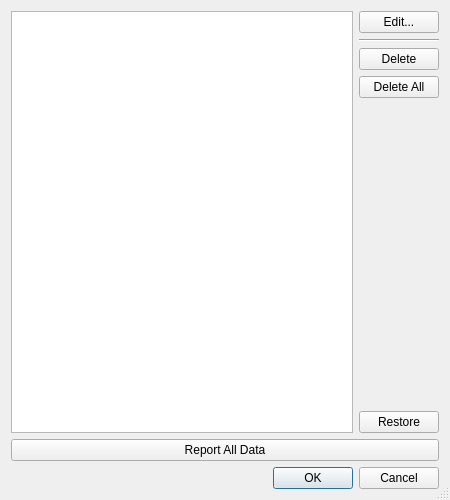
<?xml version="1.0" encoding="UTF-8"?>
<ui version="4.0">
 <class>UnknownDevicesDialog</class>
 <widget class="QDialog" name="UnknownDevicesDialog">
  <property name="geometry">
   <rect>
    <x>0</x>
    <y>0</y>
    <width>450</width>
    <height>500</height>
   </rect>
  </property>
  <property name="windowTitle">
   <string>Unknown Devices</string>
  </property>
  <property name="sizeGripEnabled">
   <bool>true</bool>
  </property>
  <layout class="QGridLayout" name="gridLayout">
   <item row="0" column="0">
    <widget class="QListWidget" name="deviceList">
     <property name="alternatingRowColors">
      <bool>true</bool>
     </property>
     <property name="selectionMode">
      <enum>QAbstractItemView::ExtendedSelection</enum>
     </property>
     <property name="sortingEnabled">
      <bool>true</bool>
     </property>
    </widget>
   </item>
   <item row="0" column="1">
    <layout class="QVBoxLayout" name="verticalLayout">
     <item>
      <widget class="QPushButton" name="editButton">
       <property name="toolTip">
        <string>Press to edit the selected entry</string>
       </property>
       <property name="text">
        <string>Edit...</string>
       </property>
      </widget>
     </item>
     <item>
      <widget class="Line" name="line">
       <property name="orientation">
        <enum>Qt::Horizontal</enum>
       </property>
      </widget>
     </item>
     <item>
      <widget class="QPushButton" name="deleteButton">
       <property name="toolTip">
        <string>Press to delete the selected entries</string>
       </property>
       <property name="text">
        <string>Delete</string>
       </property>
      </widget>
     </item>
     <item>
      <widget class="QPushButton" name="deleteAllButton">
       <property name="toolTip">
        <string>Press to delete all entries</string>
       </property>
       <property name="text">
        <string>Delete All</string>
       </property>
      </widget>
     </item>
     <item>
      <spacer name="verticalSpacer">
       <property name="orientation">
        <enum>Qt::Vertical</enum>
       </property>
       <property name="sizeHint" stdset="0">
        <size>
         <width>20</width>
         <height>128</height>
        </size>
       </property>
      </spacer>
     </item>
     <item>
      <widget class="QPushButton" name="restoreButton">
       <property name="toolTip">
        <string>Press to restore the list of devices</string>
       </property>
       <property name="text">
        <string>Restore</string>
       </property>
      </widget>
     </item>
    </layout>
   </item>
   <item row="2" column="0" colspan="2">
    <widget class="QDialogButtonBox" name="buttonBox">
     <property name="orientation">
      <enum>Qt::Horizontal</enum>
     </property>
     <property name="standardButtons">
      <set>QDialogButtonBox::Cancel|QDialogButtonBox::Ok</set>
     </property>
    </widget>
   </item>
   <item row="1" column="0" colspan="2">
    <widget class="QPushButton" name="reportButton">
     <property name="toolTip">
      <string>Press to report the data of all boards via email</string>
     </property>
     <property name="text">
      <string>Report All Data</string>
     </property>
    </widget>
   </item>
  </layout>
 </widget>
 <tabstops>
  <tabstop>deviceList</tabstop>
  <tabstop>editButton</tabstop>
  <tabstop>deleteButton</tabstop>
  <tabstop>deleteAllButton</tabstop>
  <tabstop>restoreButton</tabstop>
  <tabstop>reportButton</tabstop>
 </tabstops>
 <resources/>
 <connections/>
</ui>
